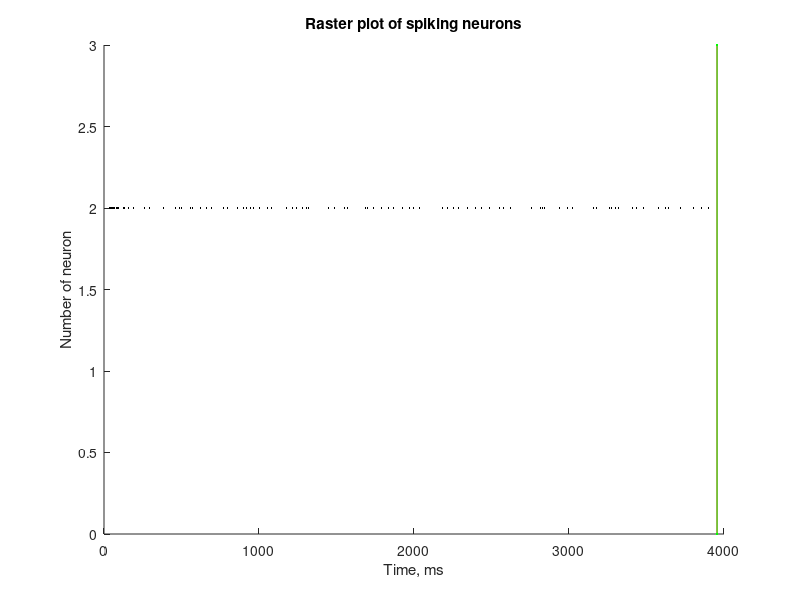
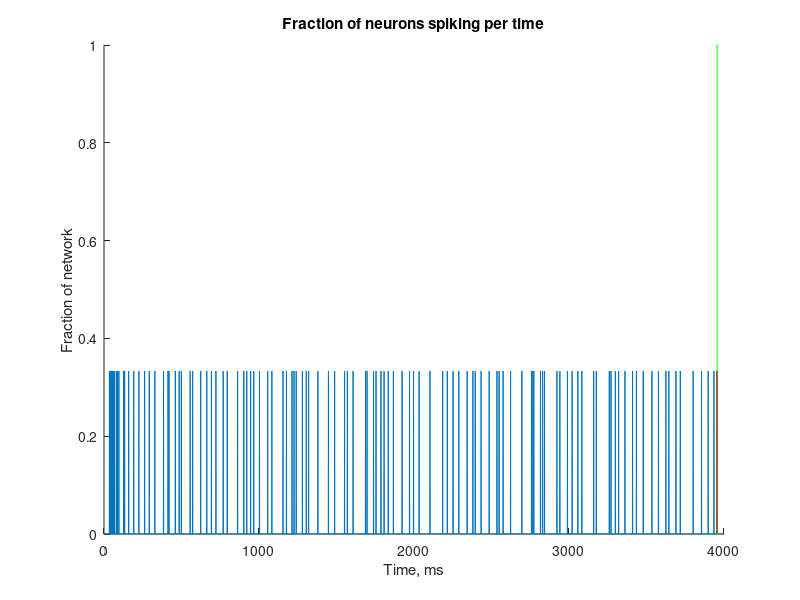

The MATLAB script that drew these images, in order:
%% Print Analysed Raw Data
function pard
    fprintf('\n\t\tNew instance %4.0f\n', random('Uniform', 1, 99999));

    LOAD_NEURON_PARAMETERS = 0;
    LOAD_POTENTIALS = 0;
    LOAD_SYNAPSE_DATA = 0;
    LOAD_SPIKES = 1;
    LOAD_SYNAPSES = 0;
    LOAD_CURRENTS = 0;
    
    CALCULATE_AVERAGE_POTENTIAL = LOAD_POTENTIALS * 1;
    CALCULATE_AVERAGE_CURRENT = LOAD_CURRENTS * 1;
    CALCULATE_BG_CURRENT_HISTOGRAM = LOAD_NEURON_PARAMETERS * 1;
    
    CALCULATE_ACTIVITY_HISTOGRAM = LOAD_SPIKES * 1;
    CALCULATE_AVERAGE_ISI = LOAD_SPIKES * 0;
    CALCULATE_ISI_HISTOGRAM = LOAD_SPIKES * 0;
    
    FIND_BURSTS = CALCULATE_ACTIVITY_HISTOGRAM * 1;
    BURSTS_STATISTICS = FIND_BURSTS * 1;
    CALCULATE_IBI = FIND_BURSTS * 0;    PLOT_IBI = CALCULATE_IBI * 0;
    CALCULATE_IBI_HISTOGRAM = CALCULATE_IBI * 1;
    FULL_BURST_AMPLITUDE = FIND_BURSTS * LOAD_SYNAPSES * 1;

%%%%%%%%%%%%%%%%%%%%%%%%%%%LOADING FROM FILES%%%%%%%%%%%%%%%%%%%%%%%%%%%%%%
    %% Analyzing parameters.txt
    fid = fopen('data/parameters.txt');
    fscanf(fid,'________Simulation parameters:\n');
    ton = fscanf(fid,'Type of neurons = %s');
    tos = fscanf(fid,'\nType of synapses = %s');
    N = fscanf(fid,'Neurons in simulation = %f;');
    p = fscanf(fid,'\nProbability of connection = %f;');
    time_length = fscanf(fid,'\nLength of simulation (msec) = %f;');
    tbe = fscanf(fid,'\nTime between exports (msec) = %f');
    fscanf(fid,'%s', 1);
    tbvie = fscanf(fid,'\nTime between I/V exports (msec) = %f');
    dt = fscanf(fid,';\nTime-step (msec) = %f;');
    fclose(fid);

    number_of_exports = floor(time_length / tbvie) + 1;
    fprintf('Parameters loaded.\n');

    %% Analysing neuron_parameters.txt
    if LOAD_NEURON_PARAMETERS == 1
        fid = fopen('data/neuron_parameters.txt');
        fscanf(fid,'\n________Neurons potential threshold:\n');
        Vth = fscanf(fid,'%f ');
        Vth = Vth';
        fscanf(fid,'\n________Neurons Vrest:\n');
        Vrest = fscanf(fid,'%f ');
        Vrest = Vrest';
        fscanf(fid,'\n________Neurons Ibg:\n');
        Ibg = fscanf(fid,'%f ');
        Ibg = Ibg';
        fclose(fid);
        fprintf('Neuron parameters loaded.\n');
    end
  
    %% Analyzing output.txt
    if LOAD_POTENTIALS == 1
        fid = fopen('data/output.txt');
        V = zeros(number_of_exports, N);
        time13 = zeros(1, number_of_exports);
        for i=1 : 1 : number_of_exports
            time13(i) = fscanf(fid, '_________Time = %f');
            fscanf(fid, '\n____Potentials:\n');
            asd = fscanf(fid, '%f ', [1 N]);
            for j=1 : 1 : N
                V(i, j) = asd(j);
            end
            fscanf(fid, '\n');
        end
        fclose(fid);
        fprintf('Output loaded.\n');
    end

    %% Analyzing synapse.txt
    if LOAD_SYNAPSE_DATA == 1
        fid = fopen('data/synapse.txt');
        X = zeros(1, number_of_exports);
        Y = zeros(1, number_of_exports);
        Z = zeros(1, number_of_exports);
        U = zeros(1, number_of_exports);
        time2 = zeros(1, number_of_exports);
        for i=1 : 1 : number_of_exports
            time2(i) = fscanf(fid, '_________Time = %f\n');
            X(i) = fscanf(fid, '%f ', 1);
            Y(i) = fscanf(fid, '%f ', 1);
            Z(i) = fscanf(fid, '%f ', 1);
            U(i) = fscanf(fid, '%f ', 1);
            fscanf(fid, '\n');
        end
        fclose(fid);
        fprintf('Synapse loaded.\n');
    end
  
    %% Analyzing spikes.txt
    if LOAD_SPIKES == 1
        fid = fopen('data/spikes.txt');
        rastr1 = fscanf(fid, '%f %f', [2 inf]);
        fclose(fid);
        rastr = rastr1(2,:);
        rastr_time = rastr1(1, :);
        rastr = rastr.';
        rastr_time = rastr_time.';
        num = size(rastr, 1);
        max_rastr_time = max(rastr_time);
        fprintf('Spikes loaded.\n');
    end

    %% Analyzing export/synapses.txt
    if LOAD_SYNAPSES == 1
        fid = fopen('export/synapses.txt', 'r');
        Nsyn = fscanf(fid, 'Number of synapses = %d');
        synnum = zeros(1, N);

        for i=1 : 1 : Nsyn
            buf = fscanf(fid, '%s', 1);
            while(~strcmp(buf,'from'))
                buf = fscanf(fid, '%s', 1);
            end
            buf00 = fscanf(fid, '%d', 1);
            synnum(buf00+1) = synnum(buf00+1) + 1;
        end
        fclose(fid);
        fprintf('Connections loaded.\n');
    end
    
    %% Analysing current.txt
    if LOAD_CURRENTS == 1
        fid = fopen('data/current.txt');
        I = zeros(number_of_exports, N);
        I_time = zeros(1, number_of_exports);
        for i=1 : 1 : number_of_exports
            I_time(i) = fscanf(fid, '_________Time = %f');
            asd = fscanf(fid, '%f ', [1 N]);
            for j=1 : 1 : N
                I(i, j) = asd(j);
            end
            fscanf(fid, '\n');
        end
        fclose(fid);
        fprintf('Currents loaded.\n');
    end
    
    
    fprintf('\tSimulation loaded.\n\n');
%%%%%%%%%%%%%%%%%%%%%%%%CALCULATING DATA%%%%%%%%%%%%%%%%%%%%%%%%%%%%%%%%%%%
    %% Calculate average potential
    if CALCULATE_AVERAGE_POTENTIAL == 1
        V_average = zeros(1, number_of_exports);
        for i=1 : 1 : number_of_exports
            for j=1 : 1 : N
                V_average(i) =  V_average(i) + V(i, j);
            end
            V_average(i) = V_average(i) / N;
        end
        fprintf('Average potential calculated.\n');
    end
    
    %% Calculate average current
    if CALCULATE_AVERAGE_CURRENT == 1
        I_average = zeros(1, number_of_exports);
        I_sd = zeros(1, number_of_exports);
        for i=1 : 1 : number_of_exports
            for j=1 : 1 : N
                I_average(i) =  I_average(i) + I(i, j);
            end
            I_average(i) = I_average(i) / N;
            for j=1 : 1 : number_of_exports
                I_sd(i) = I_sd(i) + (I_average(i) - I(i, j))^2;
            end
            I_sd(i) = sqrt(I_sd(i) / (N - 1));
        end
        fprintf('Average current calculated.\n');
    end
    
    %% BG current histogram
    if CALCULATE_BG_CURRENT_HISTOGRAM == 1
        I_bg_min = min(min(Ibg));
        I_bg_max = max(max(Ibg));
        I_bg_N = 10;
        I_bg_d = (I_bg_max - I_bg_min) / (I_bg_N - 1);
        I_bg_hist = zeros(1, I_bg_N);
        for i=1 : 1 : number_of_exports
            buf00 = floor((Ibg(i) - I_bg_min) / I_bg_d) + 1;
            I_bg_hist(buf00) = I_bg_hist(buf00) + 1;
        end
        I_bg_ind = I_bg_min : I_bg_d : I_bg_max;
    end
  
    %% Activity histogram
    if CALCULATE_ACTIVITY_HISTOGRAM == 1
        time_int_spikes = 1;
        integrated_spikes_amount = floor(time_length / time_int_spikes)+1;
        integrated_spikes = zeros(1, integrated_spikes_amount);
        integrated_spikes_time = zeros(1, integrated_spikes_amount);
        for i=1 : 1 : num
            integrated_spikes(floor(rastr_time(i) / time_int_spikes)+1) = ...
              integrated_spikes(floor(rastr_time(i) / time_int_spikes)+1) + 1;
        end
        integrated_spikes_time = 0 : time_int_spikes : ...
            (integrated_spikes_amount - 1) * time_int_spikes;
        integrated_spikes = integrated_spikes / N;
        fprintf('Activity histogram calculated.\n');
    end

    %% Average InterSpike Interval vs time
    if CALCULATE_AVERAGE_ISI == 1
        ISI = 1./(integrated_spikes * N);

        %Overall ISI
        spikes_in_neuron = ones(1, N);
        for i=1 : 1 : num
            spikes_in_neuron(rastr(i)+1) = spikes_in_neuron(rastr(i)+1) + 1;
        end
        overall_ISI = max_rastr_time ./ spikes_in_neuron;
        min_ISI_hist = 0;
        max_ISI_hist = max(max(overall_ISI));
        N_ISI_hist = N / 5;
        dISI_hist = (max_ISI_hist - min_ISI_hist) / (N_ISI_hist - 1);
        average_hist_ISI = zeros(1, N_ISI_hist);
        for i=1 : 1 : N
            buf00 = floor(overall_ISI(i) / dISI_hist) + 1;
            average_hist_ISI(buf00) = average_hist_ISI(buf00) + 1;
        end
        average_hist_ISI_ind = min_ISI_hist : dISI_hist : max_ISI_hist;
        fprintf('Average InterSpike Interval calculated.\n');
    end
  
    %% True ISI calculation - ISI histogram
    if CALCULATE_ISI_HISTOGRAM == 1
        spike_per_neuron = zeros(N, 1);
        for i=1 : 1 : length(rastr)
            neuronum = rastr(i) + 1;
            neurotime = rastr_time(i);
            spike_per_neuron(neuronum, 1) = spike_per_neuron(neuronum, 1) + 1;
            spike_per_neuron(neuronum, spike_per_neuron(neuronum, 1)+1) = neurotime;
        end
        diff_spike_per_neuron = zeros(size(spike_per_neuron));
        min_true_ISI = 0;
        max_true_ISI = 0;
        for i=1 : 1 : N
            diff_spike_per_neuron(i, 1) = spike_per_neuron(i, 1);
            diff_spike_per_neuron(i, 2) = spike_per_neuron(i, 2);
            if diff_spike_per_neuron(i, 2) > max_true_ISI
                max_true_ISI = diff_spike_per_neuron(i, 2);
            end
            if spike_per_neuron(i,1) > 1
                for j=2 : 1 : spike_per_neuron(i, 1)
                    diff_spike_per_neuron(i, j+1) = ...
                        spike_per_neuron(i, j+1) - spike_per_neuron(i, j);
                    if diff_spike_per_neuron(i, j+1) > max_true_ISI
                        max_true_ISI = diff_spike_per_neuron(i, j+1);
                    end
                end
            end
        end
        N_true_ISI = max_true_ISI / 10;
        true_ISI = zeros(1, N_true_ISI+1);
        d_true_ISI = (max_true_ISI - min_true_ISI) / N_true_ISI;
        for i=1 : 1 : N
            if diff_spike_per_neuron(i,1) > 0
                for j=1 : 1 : diff_spike_per_neuron(i, 1)
                    buf00 = floor(diff_spike_per_neuron(i, j+1) / d_true_ISI) + 1;
                    true_ISI(buf00) = true_ISI(buf00) + 1;
                end
            end
        end
        true_ISI_ind = min_true_ISI : d_true_ISI : max_true_ISI;
        fprintf('InterSpike Interval histogram calculated.\n');
    end
  
    %% Finding busrsts
    if FIND_BURSTS == 1
        burst_threshold = 0.2;          % % of network
        burst_width_threshold = 0.02;   % % of network
        window_size = 100;              %ms
        find_bursts = zeros(1, integrated_spikes_amount);
        for i=1 : 1 : integrated_spikes_amount
            if integrated_spikes(i) > burst_threshold
                find_bursts(i) = integrated_spikes(i);
            end
        end
        i = 1;
        while i < integrated_spikes_amount
            j = i+1;
            while integrated_spikes_time(j) - integrated_spikes_time(i) ...
                    < window_size && j+1 <= integrated_spikes_amount
                if find_bursts(i) > find_bursts(j)
                    find_bursts(j) = 0;
                else
                    find_bursts(i) = 0;
                    break;
                end
                j = j+1;
            end
            i = j;
        end
        amount_of_bursts = 0;
        burst_amps = zeros(1);
        burst_time = zeros(1);
        burst_spikes = zeros(1);
        burst_start = zeros(1);
        burst_end = zeros(1);
        for i=1 : 1 : integrated_spikes_amount
            if find_bursts(i) > 0
                amount_of_bursts = amount_of_bursts + 1;
                burst_amps(amount_of_bursts) = find_bursts(i) * N;
                burst_time(amount_of_bursts) = integrated_spikes_time(i);

                j = i-1;
                burst_spikes(amount_of_bursts) = integrated_spikes(i);
                while integrated_spikes(j) > burst_width_threshold
                    burst_spikes(amount_of_bursts) = ...
                        burst_spikes(amount_of_bursts) + integrated_spikes(j);
                    j = j - 1;
                    if j < 1
                        j = 1;
                        break;
                    end
                end
                burst_start(amount_of_bursts) = integrated_spikes_time(j);

                j = i+1;
                while integrated_spikes(j) > burst_width_threshold
                    burst_spikes(amount_of_bursts) = ...
                        burst_spikes(amount_of_bursts) + integrated_spikes(j);
                    j = j + 1;
                    if j > integrated_spikes_amount
                        j = integrated_spikes_amount;
                        break;
                    end
                end
                burst_end(amount_of_bursts) = integrated_spikes_time(j);
            end
        end
        burst_spikes = burst_spikes * N;
        burst_length = burst_end - burst_start;
        fprintf('Bursts found.\n');
    end
  
    %% Bursts statistics: average size, length, etc.
    if BURSTS_STATISTICS == 1
        % Average
        burst_length_av = 0;
        burst_activity_amp_av = 0;
        burst_spikes_amp_av = 0;
        for i=1 : 1 : amount_of_bursts
            burst_spikes_amp_av = burst_spikes_amp_av + burst_spikes(i);
            burst_length_av = burst_length_av + burst_length(i);
            burst_activity_amp_av = burst_activity_amp_av + burst_amps(i);
        end
        burst_spikes_amp_av = burst_spikes_amp_av / amount_of_bursts;
        burst_length_av = burst_length_av / amount_of_bursts;
        burst_activity_amp_av = burst_activity_amp_av / amount_of_bursts;
        
        % SD
        burst_length_sd = 0;
        burst_activity_amp_sd = 0;
        burst_spikes_amp_sd = 0;
        for i=1 : 1 : amount_of_bursts
            burst_length_sd = burst_length_sd + (burst_length(i) - burst_length_av)^2;
            burst_activity_amp_sd = burst_activity_amp_sd + (burst_activity_amp_av - burst_amps(i))^2;
            burst_spikes_amp_sd = burst_spikes_amp_sd + (burst_spikes_amp_av - burst_spikes(i))^2;
        end
        burst_spikes_amp_sd = sqrt(burst_spikes_amp_sd / (amount_of_bursts - 1));
        burst_length_sd = sqrt(burst_length_sd / (amount_of_bursts - 1));
        burst_activity_amp_sd = sqrt(burst_activity_amp_sd / (amount_of_bursts - 1));

        fprintf('Normal burst statistics calculated.\n');
    end
  
    %% InterBurst Interval calculation
    if CALCULATE_IBI == 1
        IBI = zeros(size(burst_amps));
        IBI(1) = burst_time(1);
        for i=2 : 1 : amount_of_bursts
            IBI(i) = burst_time(i) - burst_time(i-1);
        end
        fprintf('InterBurst Interval calculated.\n');
    end
    
    %% InterBurst Interval histogram
    if CALCULATE_IBI_HISTOGRAM == 1
        IBI_min = 0;
        IBI_max = max(max(IBI));
        IBI_N = 1000;
        IBI_d = (IBI_max - IBI_min) / (IBI_N -1);
        IBI_hist = zeros(1, IBI_N);
        for i=1 : 1 : amount_of_bursts
            IBI_hist(floor(IBI(i) / IBI_d) + 1) = ...
                IBI_hist(floor(IBI(i) / IBI_d) + 1) + 1;
        end
        IBI_hist_ind = IBI_min : IBI_d : IBI_max;
        fprintf('InterBurst Interval histogram calculated.\n');
    end

    %% Burst amplitudes as spikes in synapses
    if FULL_BURST_AMPLITUDE == 1
        burst_full_amps = zeros(size(burst_time));
        for i=1 : 1 : length(rastr)
            for j=1 : 1 : length(burst_time)
                if burst_time(j) - rastr_time(i) > -time_int_spikes && ...
                      burst_time(j) - rastr_time(i) <= 0
                    burst_full_amps(j) = burst_full_amps(j) + synnum(rastr(i)+1);
                end
            end
        end
        average_full_burst_amp = 0;
        for i=1 : 1 : length(burst_time)
            average_full_burst_amp = average_full_burst_amp + burst_full_amps(i);
        end
        average_full_burst_amp = average_full_burst_amp / length(burst_time);
        sd_full_burst_amp = 0;
        for i=1 : 1 : amount_of_bursts
            sd_full_burst_amp = sd_full_burst_amp + (average_full_burst_amp - burst_full_amps(i))^2;
        end
        sd_full_burst_amp = sqrt(sd_full_burst_amp/length(burst_time));
        fprintf('Synapse bursts amplitudes calculated.\n');
    end

    fprintf('\t\tData analysed.\n');
%%%%%%%%%%%%%%%%%%%%%%%%PLOTTING DATA%%%%%%%%%%%%%%%%%%%%%%%%%%%%%%%%%%%%%%
    plotnum = 1;    %number of the free figure
    %% Average potential
    if CALCULATE_AVERAGE_POTENTIAL == 1
        figure(plotnum);
        plot(time13, V_average / 15);
        axis([0 max(max(time13)) 0 1]);
        title('Average potential');
        xlabel('Time, ms');
        ylabel('Potential / Vth');
        plotnum = plotnum + 1;
    end

    %% RASTER
    if LOAD_SPIKES == 1
        figure(plotnum);
        hold on;
        plot(rastr_time, rastr, 'k.','MarkerSize',1);
        if FIND_BURSTS == 1
            for i=1 : 1 : amount_of_bursts
                plot([burst_time(i) burst_time(i)], [0 N], 'r');
            end
        end
        plot([max_rastr_time max_rastr_time], [0 N], 'g.-');
        title('Raster plot of spiking neurons');
        axis([0 time_length 0 N]);
        xlabel('Time, ms');
        ylabel('Number of neuron');
        hold off;
        plotnum = plotnum + 1;
    end

    %% Activity
    if CALCULATE_ACTIVITY_HISTOGRAM == 1
        figure(plotnum);
        hold on;
        plot(integrated_spikes_time, integrated_spikes);
        plot([max_rastr_time max_rastr_time], [0 N], 'g.-');
        if FIND_BURSTS == 1
            for i=1 : 1 : amount_of_bursts
                plot([burst_time(i) burst_time(i)], [0 burst_amps(i)/N], 'r');
            end
        end
        title('Fraction of neurons spiking per time');
        axis([0 time_length 0 1]);
        xlabel('Time, ms');
        ylabel('Fraction of network');
        hold off;
        plotnum = plotnum + 1;
    end
    
    %% Synapse data
    if LOAD_SYNAPSE_DATA == 1
        figure(plotnum);
        hold on;
        title('Average x, y, z, u.');
        plot(time2, X, 'b');
        plot(time2, Y, 'k');
        plot(time2, Z, 'y');
        plot(time2, U, 'r');
        axis([0 time_length 0 1]);
        legend('X', 'Y', 'Z', 'U');
        xlabel('Time, ms');
        ylabel('Fraction');
        hold off;
        plotnum = plotnum + 1;
    end

    %% IBI
    if PLOT_IBI == 1
        figure(plotnum);
        hold on;
        plot(burst_time, IBI, 'k');
        title('InterBurst Interval');
        xlabel('Time, ms');
        ylabel('InterBurst Interval, ms');
        hold off;
        plotnum = plotnum + 1;
    end

    %% Average ISI
    if CALCULATE_AVERAGE_ISI == 1
        figure(plotnum);
        hold on;
        plot(integrated_spikes_time, ISI, 'k');
        title('Average InterSpikes Interval');
        axis([0 time_length 0 1]);
        xlabel('Time, ms');
        ylabel('InterSpikes Interval, ms');
        hold off;
        plotnum = plotnum + 1;
    end

    %% Average ISI histogram
    if CALCULATE_AVERAGE_ISI == 1
        figure(plotnum);
        hold on;
        plot(average_hist_ISI_ind, average_hist_ISI, 'k');
        title('InterSpikes Interval Histogram');
        xlabel('Time, ms');
        ylabel(' ');
        hold off;
        plotnum = plotnum + 1;
    end

    %% ISI histogram
    if CALCULATE_ISI_HISTOGRAM == 1
        figure(plotnum);
        hold on;
        plot(true_ISI_ind, true_ISI, 'k');
        title('InterSpikes Interval Histogram')
        xlabel('Time, ms');
        ylabel(' ');
        hold off;
        plotnum = plotnum + 1;
    end

    %% IBI histogram
    if CALCULATE_IBI_HISTOGRAM == 1
        figure(plotnum);
        hold on;
        plot(IBI_hist_ind, IBI_hist, 'k');
        title('InterBurst Interval Histogram')
        xlabel('Time, ms');
        ylabel(' ');
        hold off;
        plotnum = plotnum + 1;
    end

    %% Currents
    if LOAD_CURRENTS == 1
        figure(plotnum);
        hold on;
        errorbar(I_time, I_average, I_sd, 'k');
        title('Average currents with sd')
        xlabel('Time, ms');
        ylabel('Synaptic current, pA');
        axis([0 time_length min(min(I))*1.1 max(max(I))*1.1]);
        hold off;
        plotnum = plotnum + 1;
    end
    
    %% Background currents
    if CALCULATE_BG_CURRENT_HISTOGRAM == 1
        figure(plotnum);
        hold on;
        plot(I_bg_ind, I_bg_hist, 'k');
        title('Background current histogram')
        xlabel('Time, ms');
        ylabel(' ');
        hold off;
        plotnum = plotnum + 1;
    end

%%%%%%%%%%%%%%%%%%%%%%%%PRINTING DATA%%%%%%%%%%%%%%%%%%%%%%%%%%%%%%%%%%%%%%
    %% Burst data:
    if FIND_BURSTS == 1
        fprintf('Burst info: Total %d bursts:', amount_of_bursts);
        for i=1 : 1 : amount_of_bursts
            fprintf(' %d', burst_amps(i));
        end
        fprintf('\n');
    end
    if BURSTS_STATISTICS == 1
        fprintf('\nBursts'' neuron amps: Mean: %f, sd: %f.', burst_activity_amp_av, burst_activity_amp_sd);
        fprintf('\nBursts'' lengths: Mean: %f, sd: %f.', burst_length_av, burst_length_sd);
        fprintf('\nBursts'' spikes amounts: Mean: %f, sd: %f.', burst_spikes_amp_av, burst_spikes_amp_sd);
    end
    if FULL_BURST_AMPLITUDE == 1
        fprintf('\nBurst unnormal info. Mean: %f, sd: %f.', average_full_burst_amp, sd_full_burst_amp);
    end

    fprintf('\n');
end

